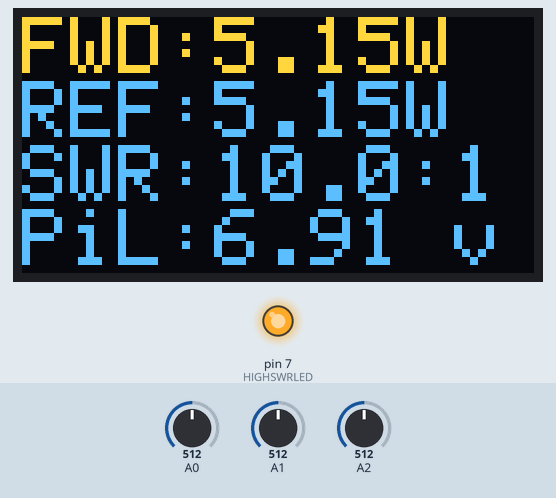
Simulated run of this sketch. Board: Arduino Uno, built with avr-gcc and run on an emulated ATmega328P. Parts: 128×64 one-colour display, output pins drawn as LEDs (lit = HIGH). The test bench sets the inputs (shaded band); at power-on: A0 = 512, A1 = 512, A2 = 512. The OLED is the two-colour kind (top 16 rows yellow); the display library's start-up logo is not drawn.

Above: at 9.1 s.
9.2 s: A0 set to 196
At 11.0 s:
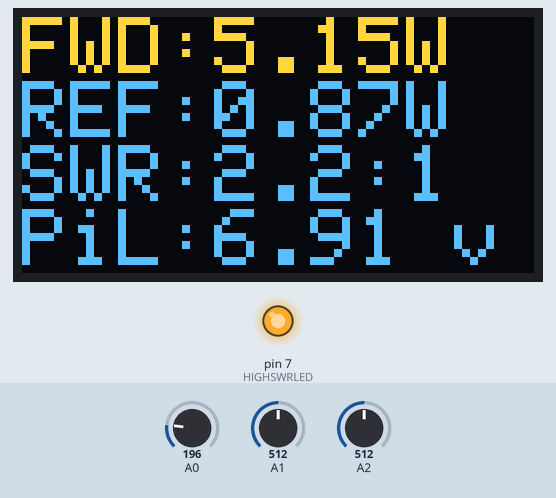
11.3 s: A0 set to 166
At 12.5 s:
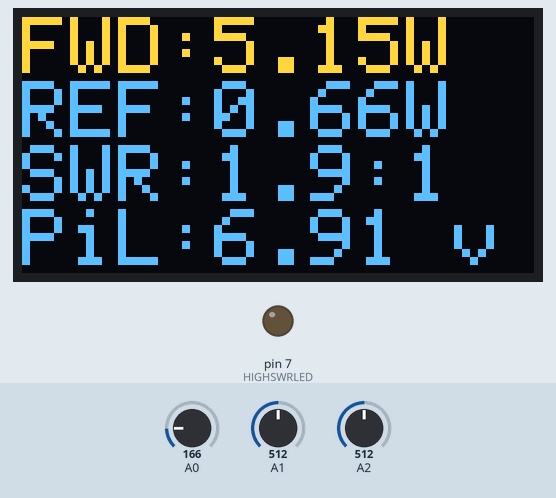
13.2 s: A1 set to 716
At 14.8 s:
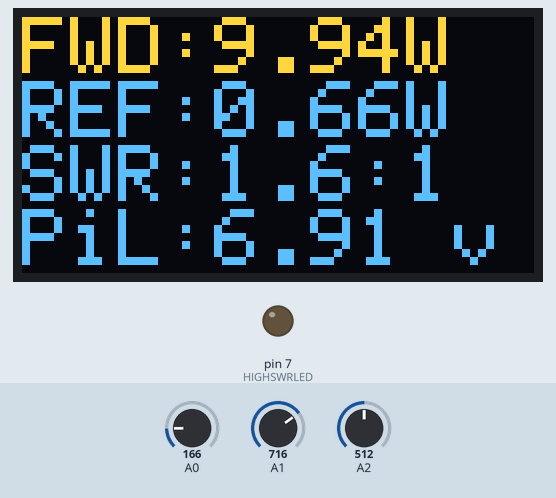
15.1 s: A2 set to 716
At 16.4 s:
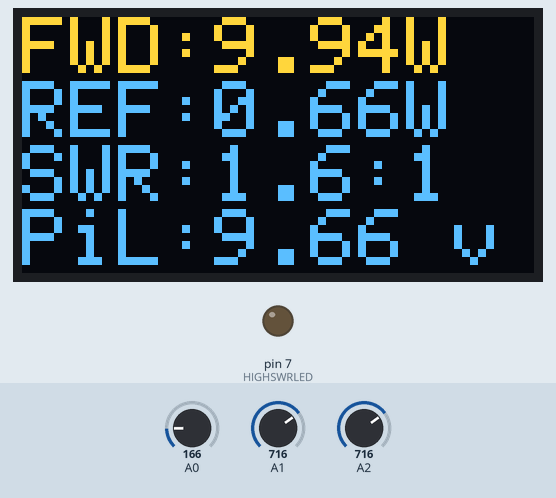
17.0 s: A1 set to 900
At 17.8 s:
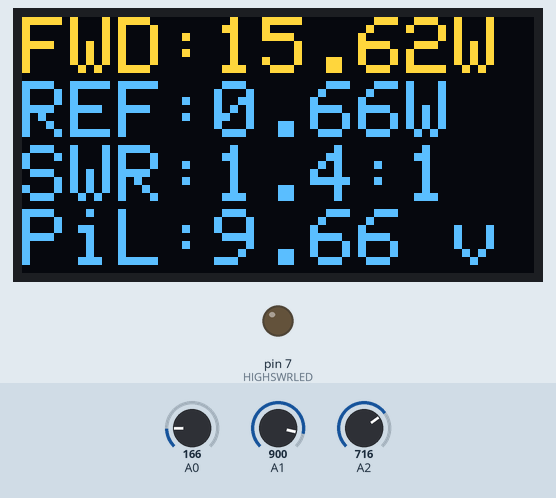
18.9 s: A2 set to 900
At 20.3 s:
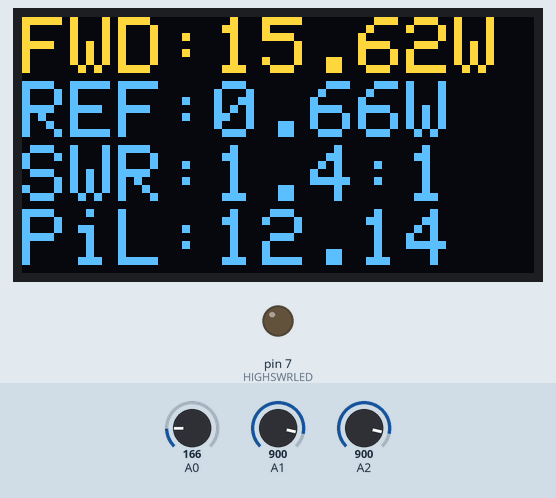
Timing chart, 0 to 21.8 s (numbered marks = the images above; inputs shaded):
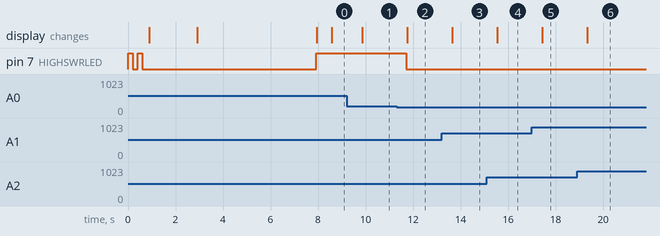

The sketch:

qrpswr_ei1_128x64_OLED.ino
```cpp
// (licence header left out)
// Kütüphaneler ekleniyor
#include <SPI.h>
#include <Wire.h>
#include <Adafruit_GFX.h>
#include <Adafruit_SSD1306.h>

#define SCREEN_WIDTH 128      // OLED göstergenin piksel olarak genişliği
#define SCREEN_HEIGHT 64      // OLED göstergenin piksel olarak yüksekliği
#define OLED_RESET     -1     // Reset pin # (or -1 if sharing Arduino reset pin)
#define SCREEN_ADDRESS 0x3C   // OLED göstergenin i2c adresi
Adafruit_SSD1306 display(SCREEN_WIDTH, SCREEN_HEIGHT, &Wire, OLED_RESET); // OLED gösterge ayarlanıyor.
#define HIGHSWRLED 7          // Yüksek SWR ledinin bağlanacağı pin

// Voltmetre değişkenleri
float temp = 0.0;
float r1 = 8260.0;                   // R1 direncinin ohm cinsinden değeri - Kendi devrenizdeki değerleri yazın.
float r2 = 4686.0;                   // R2 direncinin ohm cinsinden değeri - Kendi devrenizdeki değerleri yazın.
float input_voltage = 0.0;

/////////////////////////////////////////// SETUP //////////////////////////////////////////////////////////////////////////
void setup()   {
  Serial.begin(9600);

  pinMode(HIGHSWRLED, OUTPUT);
  digitalWrite(HIGHSWRLED, HIGH);   // LED'i yak
  delay(200);                       // 0.2 saniye (200 milisaniye)bekle
  digitalWrite(HIGHSWRLED, LOW);    // LED'i söndür
  delay(200);                       // 0.2 saniye bekle
  digitalWrite(HIGHSWRLED, HIGH);   // LED'i yak
  delay(200);                       // 0.2 saniye bekle
  digitalWrite(HIGHSWRLED, LOW);    // LED'i söndür
  delay(200);                       // 0.2 saniye bekle

  display.begin(SSD1306_SWITCHCAPVCC);    // Gösterge hazırlanıyor
  if (!display.begin(SSD1306_SWITCHCAPVCC, 0x3C)) {
    Serial.println(F("SSD1306 allocation failed"));
  }
  display.display();
  delay(2000);                            // 2 saniye bekle
  display.clearDisplay();                 // Tamponu temizle
  display.setTextSize(2);                 // Metin boyutunu 2 olarak ayarla
  display.setTextColor(SSD1306_WHITE);    // Yazı rengi beyaz
  display.setCursor(0, 0);                // Sol üst köşeden başlanacak
  display.println(" * TA2EI *");          //
  display.println("__________");          //
  display.println();                      //
  display.setTextSize(1);                 // Metin boyutunu 1 olarak ayarla
  display.println("QRP power/swr metre"); //
  display.display();                      //
  delay(5000);                            //
  display.setTextSize(2);                 // Metin boyutunu 2 olarak ayarla

}
//////////////////////////// SETUP SONU //////////////////////////////
// Pil gerilimini ölçme yordamı //////////////////////////////////////
void volc()
{
  int analog_value = analogRead(A2);
  temp = (analog_value * 5.0) / 1024.0;
  input_voltage = temp / (r2 / (r1 + r2));
  delay(100);
}
int counter = 0;
// ****************** GÖSTERGE  *************************************
void updateDisplay(double pForward, double pReflected, long swr)
{
  // Clear the buffer.
  display.clearDisplay();               // Göstergeyi sil
  display.setTextColor(WHITE);          // Yazı rengi beyaz
  display.setCursor(0, 0);              // Sol üst köşeye konumlan
  display.clearDisplay();               //
  display.setCursor(0, 0);              //
  display.print("FWD:");                //
  display.print(pForward);              //
  display.println("W");                 //
  display.print("REF:");                //
  display.print(pReflected);            //
  display.println("W");                 //
  display.print("SWR:");                //
  if (swr >= 10)
  {
    display.print(swr / 10);
    display.print(".");
    display.print(swr % 10);
    display.println(":1");
  }
  else
  {
    display.println("No sig");
  }
  display.print("PiL:");                //
  display.print(input_voltage);         //
  display.println(" v");
  display.display();
}

//////////////////////// ANA DÖNGÜ ////////////////////////////////////////////////////
void loop()
{
  // Giden ve yansıyan güç gerilim değerleri okuma ************************************
  long forward = analogRead(1);       // A1 analog girişini oku ve okunan değeri LONG tipindeki forward değişkeninde sakla
  long reflected = analogRead(0);     // A0 analog girişini oku ve okunan değeri LONG tipindeki reflected değişkeninde sakla
  // SWR hesaplaması *****************************************************************
  long swr = forward + reflected;     // forward ve reflected değişkenlerini topla veLONG tipindeki swr değişkeninde sakla
  swr = swr * 10;                     // swr değişkenini 10'la çarp
  long temp = forward - reflected;    // forward değişkeninden reflected değişkenin çıkar ve sonucu LONG tipindeki temp değişkeninde sakla
  if (forward <= reflected)           // eğer forward değeri reflected değerine eşit ya da küçük ise
    temp = 1;                         // temp değişkeninin değerini 1 yap

  swr = swr / temp;
  if (swr > 100)
    swr = 100;

  if (swr > 20)
    digitalWrite(HIGHSWRLED, HIGH);   // SWR 20'den büyükse LED yanar
  else
    digitalWrite(HIGHSWRLED, LOW);    // SWR 20'den küçükse LED sönüktür
  // Giden gücün ölçülmesi *************************************************************
  double pForward = ((double)forward / 1024.0 * 5.0); // make it voltage
  pForward = (pForward * 7.07 * 0.707);
  pForward = pForward * pForward ;
  pForward = pForward / 27;

  // if there is a signal compensate for measurement error
  // used a FT817 (measured the output with a quality digital power meter)
  // and made a compensation function. This may be need to be ajusted
  // based on your implementation of the Breune directional coupler
  if (pForward > 0.01)
    pForward -= (2.0 * pForward) / 15.0 - (2.0 / 15.0);
  // Yansıyan gücün ölçülmesi *****************************************************
  double pReflected = ((double)reflected / 1024.0 * 5.0); // make it voltage
  pReflected = (pReflected * 7.07 * 0.707);
  pReflected = pReflected * pReflected ;
  pReflected = pReflected / 27;
  // again signal compensation
  if (pReflected > 0.01)
    pReflected -= (2.0 * pReflected) / 15.0 - (2.0 / 15.0);

  updateDisplay(pForward, pReflected, swr);
  //updateLog(pForward, pReflected, swr, forward, reflected);
  //updateCSV(pForward, pReflected, swr, forward, reflected);
  delay(500);
  volc();
}
```

Measured:
- the behaviour switches between 182 and 181 on A0 (found by bisection; images 1 and 2)
- after the input at 9.2 s, the display: changes after 0.65 s (image 1)
- after the input at 11.3 s, pin 7 (HIGHSWRLED): HIGH → LOW after 0.41 s; the display: changes after 0.45 s (image 2)
- after the input at 13.2 s, the display: changes after 0.44 s (image 3)
- after the input at 15.1 s, the display: changes after 0.44 s (image 4)
- after the input at 17.0 s, the display: changes after 0.44 s (image 5)
- after the input at 18.9 s, the display: changes after 0.43 s (image 6)
